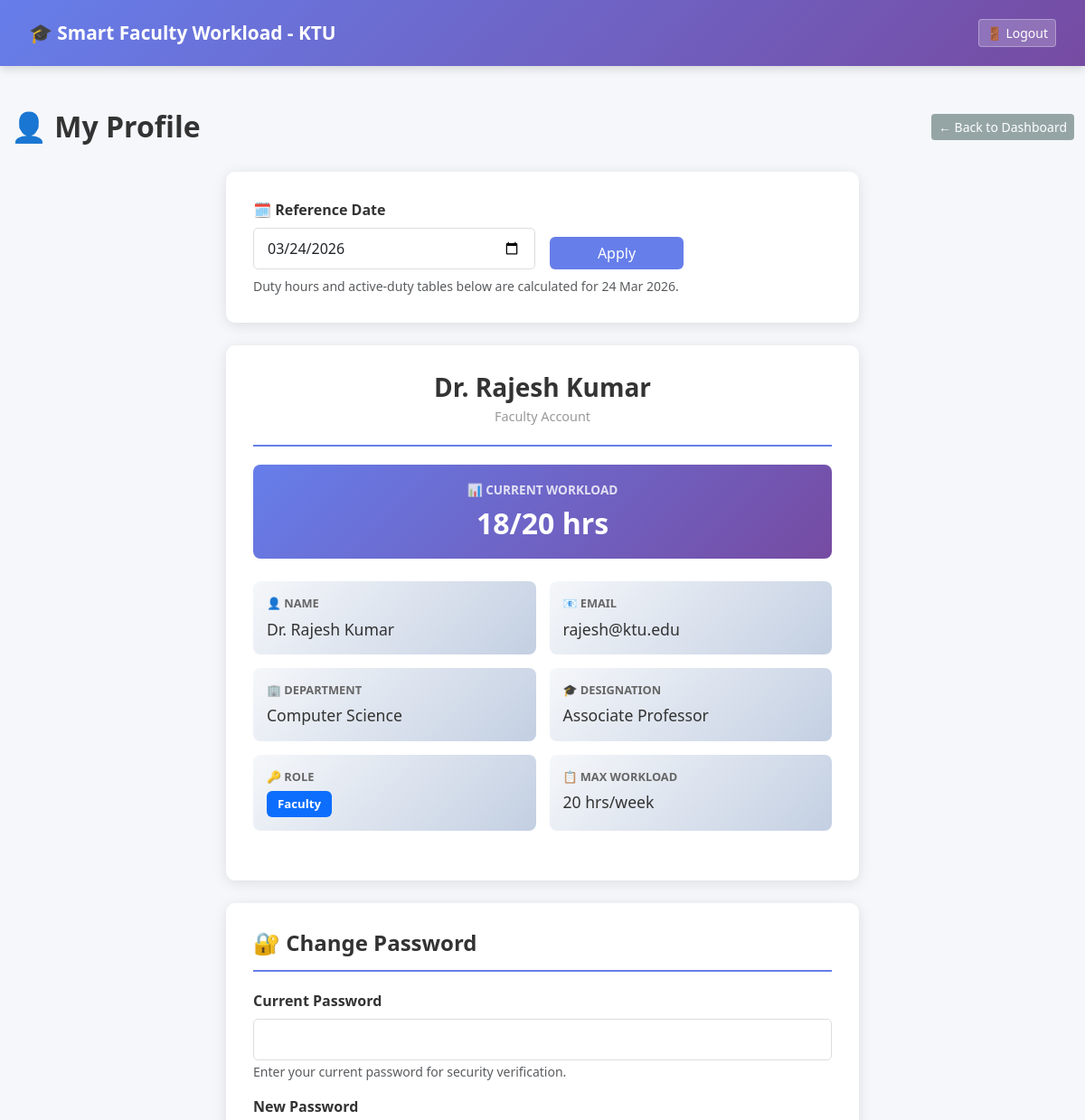
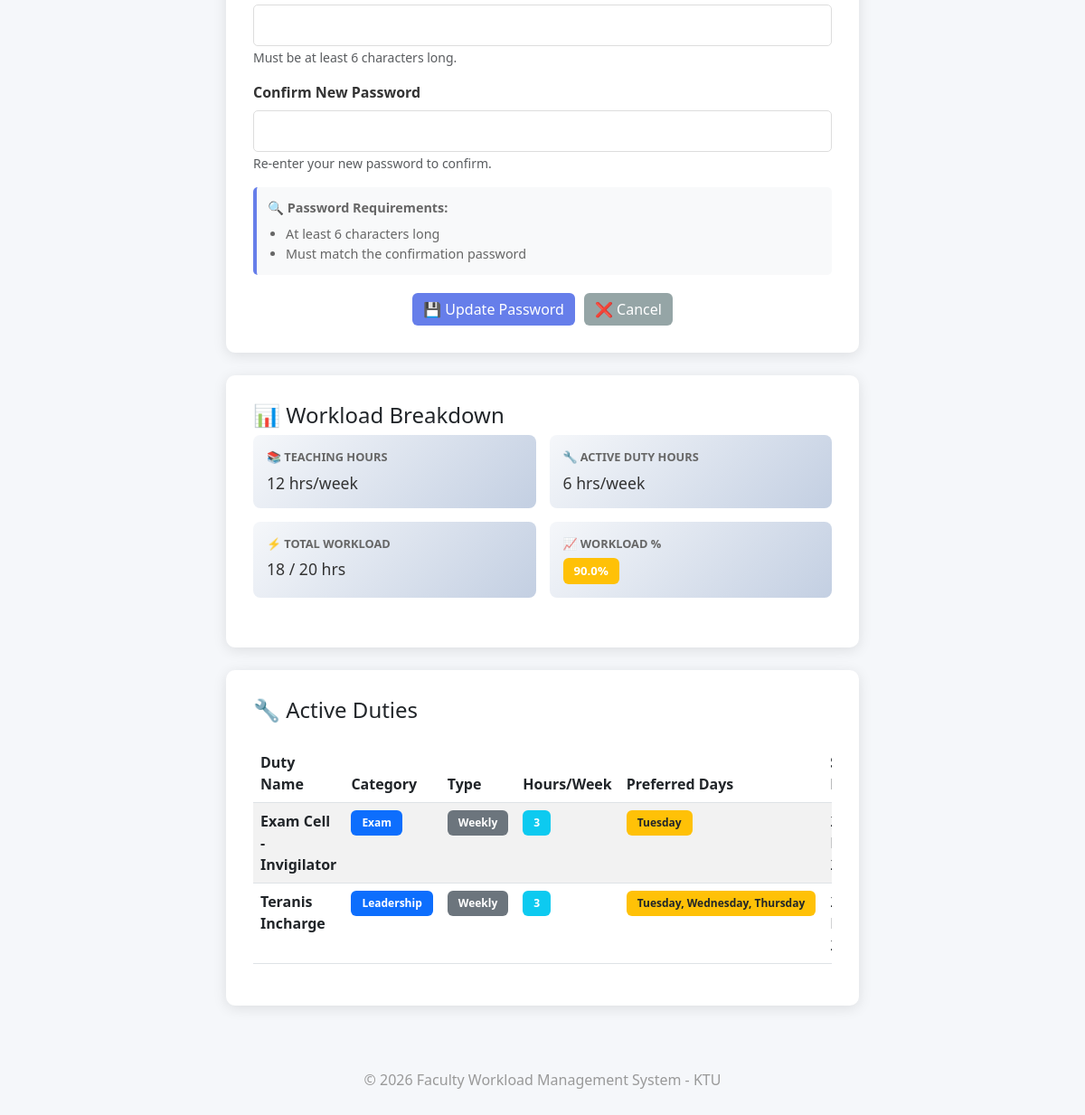
/my-profile (signed in), run on the app's committed database (2 pictures, top to bottom).
### app/models.py (models this page shows, shortened)
class Faculty(UserMixin, db.Model):
    id = db.Column(db.Integer, primary_key=True)
    name = db.Column(db.String(100), nullable=False)
    department = db.Column(db.String(100), nullable=False)
    designation = db.Column(db.String(50), nullable=False)
    email = db.Column(db.String(120), unique=True, nullable=False)
    password_hash = db.Column(db.String(200), nullable=False)
    max_workload = db.Column(db.Integer, default=20)
    role = db.Column(db.String(20), default="faculty")
    assignments = db.relationship(
        'Assignment',
        backref='faculty',
        lazy=True,
        cascade="all, delete-orphan"
    )
    duties = db.relationship(
        'AdditionalDuty',
        backref='faculty',
        lazy=True,
        cascade="all, delete-orphan"
    )
    timetables = db.relationship(
        'Timetable',
        backref='faculty_obj',
        lazy=True,
        cascade="all, delete-orphan"
    )
    def get_active_duties(self, reference_date=None):
        return [
            d for d in self.duties
            if d.faculty_id == self.id and d.is_active(reference_date)
        ]
    def calculate_teaching_hours(self):
        return sum([a.subject.hours_per_week for a in self.assignments])
    def calculate_duty_hours(self, reference_date=None):
        return sum([d.hours for d in self.get_active_duties(reference_date)])
    def calculate_total_workload(self, reference_date=None):
        teaching_hours = self.calculate_teaching_hours()
        duty_hours = self.calculate_duty_hours(reference_date)
        return teaching_hours + duty_hours

class AdditionalDuty(db.Model):
    __table_args__ = (
        db.UniqueConstraint(
            'faculty_id',
            'duty_name',
            'start_date',
            name='unique_faculty_duty_period'
        ),
    )
    id = db.Column(db.Integer, primary_key=True)
    faculty_id = db.Column(db.Integer, db.ForeignKey('faculty.id'), nullable=True)  # Allow unassigned
    duty_name = db.Column(db.String(150), nullable=False)  # e.g., "HOD", "Placement Officer", "Exam Cell Duty"
    category = db.Column(db.String(50), nullable=False)  # 'Leadership' (HOD/Placement Officer), 'Exam', 'Administrative', 'Research'
    duration_type = db.Column(db.String(20), nullable=False)  # 'Yearly' or 'Weekly' or 'Custom'
    hours = db.Column(db.Integer, nullable=False)  # Hours per week
    duty_day = db.Column(db.String(20), nullable=True)  # Monday-Friday
    start_date = db.Column(db.Date, nullable=False)  # When duty starts
    end_date = db.Column(db.Date, nullable=False)  # When duty ends
    academic_year = db.Column(db.String(20), nullable=False)  # e.g., "2025-26"
    created_at = db.Column(db.DateTime, default=datetime.utcnow)
    @property
    def preferred_days_list(self):
        if not self.duty_day:
            return []
        return [day.strip() for day in self.duty_day.split(',') if day.strip()]
    @property
    def preferred_days_display(self):
        days = self.preferred_days_list
        return ", ".join(days) if days else "Random"
    def is_active(self, reference_date=None):
        target_date = reference_date or datetime.utcnow().date()
        return self.start_date <= target_date <= self.end_date

### app/routes.py (the view, shortened to what this page needs)
@main.route('/my-profile', methods=['GET', 'POST'])
@login_required
def my_profile():
    def render_profile(error=None, success=None):
        reference_date = get_reference_date()
        teaching_hours = current_user.calculate_teaching_hours()
        duty_hours = current_user.calculate_duty_hours(reference_date)
        active_duties = current_user.get_active_duties(reference_date)
        total_workload = current_user.calculate_total_workload(reference_date)
        workload_percentage = (total_workload / current_user.max_workload * 100) if current_user.max_workload > 0 else 0
        return render_template(
            "my_profile.html",
            reference_date=reference_date,
            teaching_hours=teaching_hours,
            duty_hours=duty_hours,
            active_duties=active_duties,
            total_workload=total_workload,
            workload_percentage=workload_percentage,
            error=error,
            success=success
        )
    return render_profile()

### app/__init__.py (called while the page is built)
def create_app():
    app = Flask(__name__)
    app.config.from_object(Config)
    db.init_app(app)
    login_manager.init_app(app)
    from app.routes import main
    app.register_blueprint(main)
    from app.models import Faculty
    @login_manager.user_loader
    def load_user(user_id):
        return Faculty.query.get(int(user_id))
    return app

### app/routes.py (called while the page is built)
def get_reference_date():
    requested_date = request.args.get('reference_date')
    try:
        return datetime.strptime(requested_date, '%Y-%m-%d').date() if requested_date else datetime.utcnow().date()
    except ValueError:
        return datetime.utcnow().date()

### app/templates/my_profile.html (shortened to what this page needs)
{% extends "base.html" %}
{% block content %}
<div class="page-header">
    <h2>👤 My Profile</h2>
    <div class="page-header-actions">
        <a href="{{ url_for('main.dashboard') }}" class="btn btn-secondary btn-sm">← Back to Dashboard</a>
    </div>
</div>
<div class="profile-container">
    <div class="profile-card">
        <form method="GET" class="row g-3 align-items-end">
            <div class="col-md-6">
                <label for="referenceDate" class="form-label"><strong>🗓️ Reference Date</strong></label>
                <input type="date" class="form-control" id="referenceDate" name="reference_date" value="{{ reference_date.strftime('%Y-%m-%d') }}">
            </div>
            <div class="col-md-3">
                <button type="submit" class="btn btn-primary w-100">Apply</button>
            </div>
        </form>
        <small class="text-muted d-block mt-2">Duty hours and active-duty tables below are calculated for {{ reference_date.strftime('%d %b %Y') }}.</small>
    </div>
</div>
<div class="profile-container">
    <div class="profile-card">
        <div class="profile-header">
            <h3>{{ current_user.name }}</h3>
            <p>{{ current_user.role | title }} Account</p>
        </div>
        <div class="workload-summary">
            <h6>📊 Current Workload</h6>
            <h2>{{ total_workload }}/{{ current_user.max_workload }} hrs</h2>
        </div>
        <div class="profile-info-grid">
            <div class="info-item">
                <label>👤 Name</label>
                <div class="value">{{ current_user.name }}</div>
            </div>
            <div class="info-item">
                <label>📧 Email</label>
                <div class="value">{{ current_user.email if current_user.email else 'Not Set' }}</div>
            </div>
            <div class="info-item">
                <label>🏢 Department</label>
                <div class="value">{{ current_user.department if current_user.department else 'Not Set' }}</div>
            </div>
            <div class="info-item">
                <label>🎓 Designation</label>
                <div class="value">{{ current_user.designation if current_user.designation else 'Not Set' }}</div>
            </div>
            <div class="info-item">
                <label>🔑 Role</label>
                <div class="value"><span class="badge bg-primary">{{ current_user.role | title }}</span></div>
            </div>
            <div class="info-item">
                <label>📋 Max Workload</label>
                <div class="value">{{ current_user.max_workload }} hrs/week</div>
            </div>
        </div>
    </div>
    <div class="form-section">
        <h4>🔐 Change Password</h4>
        <form method="POST">
            <div class="form-group">
                <label for="currentPassword">Current Password</label>
                <input type="password" class="form-control" id="currentPassword" name="current_password" required>
                <small class="text-muted">Enter your current password for security verification.</small>
            </div>
            <div class="form-group">
                <label for="newPassword">New Password</label>
                <input type="password" class="form-control" id="newPassword" name="new_password" required>
                <small class="text-muted">Must be at least 6 characters long.</small>
            </div>
            <div class="form-group">
                <label for="confirmPassword">Confirm New Password</label>
                <input type="password" class="form-control" id="confirmPassword" name="confirm_password" required>
                <small class="text-muted">Re-enter your new password to confirm.</small>
            </div>
            <div class="password-requirements">
                <strong>🔍 Password Requirements:</strong>
                <ul style="margin: 8px 0 0 0; padding-left: 20px;">
                    <li>At least 6 characters long</li>
                    <li>Must match the confirmation password</li>
                </ul>
            </div>
            <div class="action-buttons">
                <button type="submit" class="btn btn-primary">💾 Update Password</button>
                <a href="{{ url_for('main.dashboard') }}" class="btn btn-secondary">❌ Cancel</a>
            </div>
        </form>
    </div>
    <div class="profile-card">
        <h4>📊 Workload Breakdown</h4>
        <div class="profile-info-grid">
            <div class="info-item">
                <label>📚 Teaching Hours</label>
                <div class="value">{{ teaching_hours }} hrs/week</div>
            </div>
            <div class="info-item">
                <label>🔧 Active Duty Hours</label>
                <div class="value">{{ duty_hours }} hrs/week</div>
            </div>
            <div class="info-item">
                <label>⚡ Total Workload</label>
                <div class="value">{{ total_workload }} / {{ current_user.max_workload }} hrs</div>
            </div>
            <div class="info-item">
                <label>📈 Workload %</label>
                <div class="value">
                    {% if workload_percentage > 100 %}
                        <span class="badge bg-danger">{{ "%.1f"|format(workload_percentage) }}%</span>
                    {% elif workload_percentage > 80 %}
                        <span class="badge bg-warning">{{ "%.1f"|format(workload_percentage) }}%</span>
                    {% else %}
                        <span class="badge bg-success">{{ "%.1f"|format(workload_percentage) }}%</span>
                    {% endif %}
                </div>
            </div>
        </div>
    </div>
    <div class="profile-card">
        <h4>🔧 Active Duties</h4>
        {% if active_duties|length > 0 %}
        <div class="table-responsive">
            <table class="table table-striped">
                <thead>
                    <tr>
                        <th>Duty Name</th>
                        <th>Category</th>
                        <th>Type</th>
                        <th>Hours/Week</th>
                        <th>Preferred Days</th>
                        <th>Start Date</th>
                    </tr>
                </thead>
                <tbody>
                    {% for duty in active_duties %}
                    <tr>
                        <td><strong>{{ duty.duty_name }}</strong></td>
                        <td>
                            <span class="badge bg-primary">{{ duty.category }}</span>
                        </td>
                        <td>
                            <span class="badge bg-secondary">{{ duty.duration_type }}</span>
                        </td>
                        <td>
                            <span class="badge bg-info">{{ duty.hours }}</span>
                        </td>
                        <td>
                            <span class="badge bg-warning text-dark">{{ duty.preferred_days_display }}</span>
                        </td>
                        <td>{{ duty.start_date.strftime('%d-%b-%Y') }}</td>
                    </tr>
                    {% endfor %}
                </tbody>
            </table>
        </div>
        {% else %}
        <div class="alert alert-info">
            <strong>ℹ️ No Active Duties:</strong> You currently have no active duties assigned.
        </div>
        {% endif %}
    </div>
</div>
{% endblock %}

### app/templates/base.html (style rules this page uses)
:root { --primary: #667eea; --secondary: #764ba2; --success: #27ae60; --warning: #f39c12; --danger: #e74c3c; --info: #3498db; }
body { background: #f5f7fa; font-family: 'Segoe UI', Tahoma, Geneva, Verdana, sans-serif; }
.page-header { display: flex; justify-content: space-between; align-items: center; margin-bottom: 30px; }
.page-header h2 { margin: 0; color: #333; font-weight: bold; font-size: 2rem; }
.page-header-actions { display: flex; gap: 10px; }
.btn-primary { background: var(--primary); border: none; transition: all 0.3s ease; }
.btn-secondary { background: #95a5a6; border: none; }
table { margin-top: 15px; }
table thead { background: linear-gradient(135deg, var(--primary) 0%, var(--secondary) 100%); color: white; }
.badge { padding: 0.5rem 0.75rem; font-weight: 600; }
.form-control, .form-select { border: 2px solid #e0e0e0; border-radius: 8px; transition: border-color 0.3s ease; }
.form-label { font-weight: 600; color: #333; margin-bottom: 8px; }

### app/templates/my_profile.html (style rules this page uses)
.profile-container { max-width: 700px; margin: 0 auto; }
.profile-card { background: white; border-radius: 10px; padding: 30px; box-shadow: 0 3px 15px rgba(0, 0, 0, 0.1); margin-bottom: 25px; }
.profile-header { text-align: center; border-bottom: 2px solid #667eea; padding-bottom: 20px; margin-bottom: 20px; }
.profile-header h3 { color: #333; margin: 0 0 5px 0; font-weight: bold; }
.profile-header p { color: #999; margin: 0; font-size: 0.9rem; }
.profile-info-grid { display: grid; grid-template-columns: repeat(2, 1fr); gap: 15px; margin-bottom: 25px; }
.info-item { background: linear-gradient(135deg, #f5f7fa 0%, #c3cfe2 100%); padding: 15px; border-radius: 8px; }
.info-item label { display: block; color: #666; font-size: 0.8rem; text-transform: uppercase; font-weight: 600; margin-bottom: 5px; }
.info-item .value { color: #333; font-size: 1.1rem; font-weight: 500; }
.workload-summary { background: linear-gradient(135deg, #667eea 0%, #764ba2 100%); color: white; padding: 20px; border-radius: 8px; margin-bottom: 25px; text-align: center; }
.workload-summary h6 { color: rgba(255, 255, 255, 0.8); font-size: 0.85rem; text-transform: uppercase; margin: 0; font-weight: 600; }
.workload-summary h2 { color: white; margin: 10px 0 0 0; font-size: 2rem; font-weight: bold; }
.form-section { background: white; border-radius: 10px; padding: 30px; box-shadow: 0 3px 15px rgba(0, 0, 0, 0.1); margin-bottom: 25px; }
.form-section h4 { color: #333; font-weight: bold; border-bottom: 2px solid #667eea; padding-bottom: 15px; margin-bottom: 20px; }
.form-group { margin-bottom: 15px; }
.form-group label { font-weight: 600; color: #333; margin-bottom: 8px; }
.form-control { border-radius: 5px; border: 1px solid #ddd; padding: 10px 15px; }
.password-requirements { background: #f8f9fa; border-left: 4px solid #667eea; padding: 12px; border-radius: 5px; font-size: 0.9rem; color: #666; margin-bottom: 15px; }
.action-buttons { display: flex; gap: 10px; justify-content: center; margin-top: 20px; }

### data on the page
Faculty: name "Dr. Rajesh Kumar", role "Faculty", max_workload "20", email "rajesh@ktu.edu", department "Computer Science", designation "Associate Professor"
AdditionalDuty: duty_name "Exam Cell - Invigilator", category "Exam", duration_type "Weekly", hours "3", preferred_days_display "Tuesday"
AdditionalDuty: duty_name "Teranis Incharge", category "Leadership", duration_type "Weekly", hours "3", preferred_days_display "Tuesday, Wednesday, Thursday"

### other printed values
{{ reference_date.strftime('%d %b %Y') }} "24 Mar 2026"
{{ total_workload }} "18"
{{ teaching_hours }} "12"
{{ duty_hours }} "6"
{{ "%.1f"|format(workload_percentage) }} "90.0"
